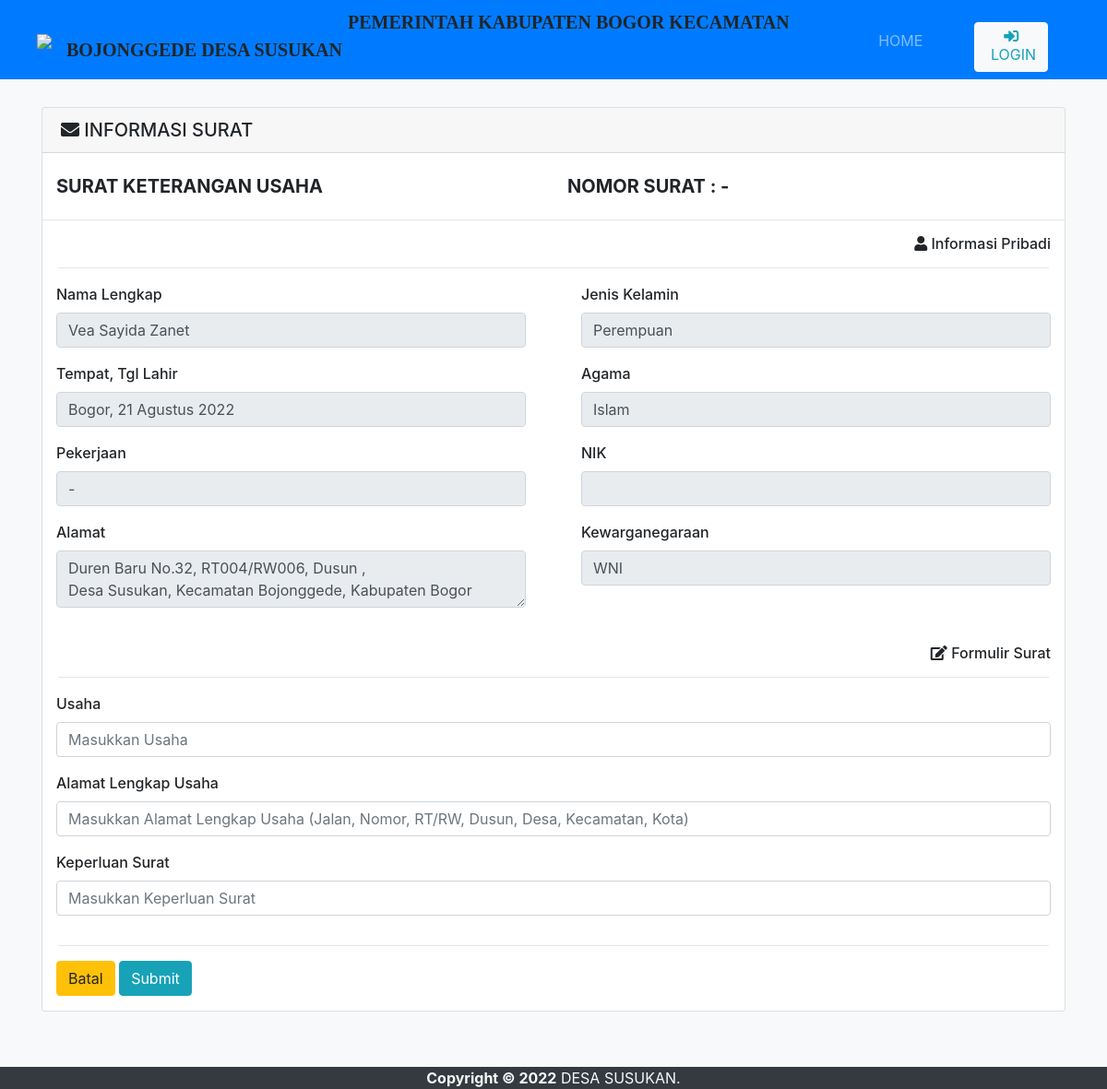
Screenshot of /status/surat_keterangan_usaha/info-surat.php with the database file from the repository.
### tables this page shows
CREATE TABLE `penduduk` (
  `id_penduduk` int(11) NOT NULL,
  `nik` varchar(20) NOT NULL,
  `nama` varchar(100) NOT NULL,
  `tempat_lahir` varchar(50) NOT NULL,
  `tgl_lahir` date NOT NULL,
  `jenis_kelamin` varchar(10) NOT NULL,
  `agama` varchar(15) NOT NULL,
  `jalan` varchar(100) NOT NULL,
  `dusun` varchar(50) NOT NULL,
  `rt` varchar(5) NOT NULL,
  `rw` varchar(5) NOT NULL,
  `desa` varchar(50) NOT NULL,
  `kecamatan` varchar(50) NOT NULL,
  `kota` varchar(50) NOT NULL,
  `no_kk` varchar(20) NOT NULL,
  `pend_kk` varchar(20) NOT NULL,
  `pend_terakhir` varchar(20) NOT NULL,
  `pend_ditempuh` varchar(20) NOT NULL,
  `pekerjaan` varchar(50) NOT NULL,
  `status_perkawinan` varchar(20) NOT NULL,
  `status_dlm_keluarga` varchar(20) NOT NULL,
  `kewarganegaraan` varchar(5) NOT NULL,
  `nama_ayah` varchar(50) NOT NULL,
  `nama_ibu` varchar(50) NOT NULL
);

### status/surat_keterangan_usaha/info-surat.php (the view, shortened to what this page needs)
<?php
	include ('../../config/koneksi.php');
	$nik = $_POST['fnik'];
	$qCekNik = mysqli_query($connect,"SELECT * FROM penduduk WHERE nik = '$nik'");
	$row = mysqli_num_rows($qCekNik);
	if($row > 0){
		$data = mysqli_fetch_assoc($qCekNik);
		if($data['nik']==$nik){
?>
<body class="bg-light">
	<div class="container" style="max-height:cover; padding-top:30px;  padding-bottom:60px; position:relative; min-height: 100%;">
		<div class="row">
			<div class="col-md-12">
				<div class="card">
					<h5 class="card-header"><i class="fas fa-envelope"></i> INFORMASI SURAT</h5>
					<br>
					<div class="container-fluid">
						<div class="row">
							<a class="col-sm-6"><h5><b>SURAT KETERANGAN USAHA</b></h5></a>
							<a class="col-sm-6"><h5><b>NOMOR SURAT : -</b></h5></a>
						</div>
					</div>
					<hr>
					<form method="post" action="simpan-surat.php">
						<h6 class="container-fluid" align="right"><i class="fas fa-user"></i> Informasi Pribadi</h6><hr width="97%">
						<div class="row">
							<div class="col-sm-6">
							    <div class="form-group">
						           	<label class="col-sm-12" style="font-weight: 500;">Nama Lengkap</label>
						           	<div class="col-sm-12">
						               	<input type="text" name="fnama" class="form-control" style="text-transform: capitalize;" value="<?php echo $data['nama']; ?>" readonly>
						           	</div>
						        </div>
							</div>
							<div class="col-sm-6">
							    <div class="form-group">
						           	<label class="col-sm-12" style="font-weight: 500;">Jenis Kelamin</label>
						           	<div class="col-sm-12">
						               	<input type="text" name="fjenis_kelamin" class="form-control" style="text-transform: capitalize;" value="<?php echo $data['jenis_kelamin']; ?>" readonly>
						           	</div>
						        </div>
							</div>
							<div class="col-sm-6">
							    <div class="form-group">
						           	<label class="col-sm-12" style="font-weight: 500;">Tempat, Tgl Lahir</label>
						           	<div class="col-sm-12">
						           		<?php
											$tgl_lhr = date($data['tgl_lahir']);
											$tgl = date('d ', strtotime($tgl_lhr));
											$bln = date('F', strtotime($tgl_lhr));
											$thn = date(' Y', strtotime($tgl_lhr));
											$blnIndo = array(
											    'January' => 'Januari',
											    'February' => 'Februari',
											    'March' => 'Maret',
											    'April' => 'April',
											    'May' => 'Mei',
											    'June' => 'Juni',
											    'July' => 'Juli',
											    'August' => 'Agustus',
											    'September' => 'September',
											    'October' => 'Oktober',
											    'November' => 'November',
											    'December' => 'Desember'
											);
										?>
						               	<input type="text" name="ftempat_tgl_lahir" class="form-control" style="text-transform: capitalize;" value="<?php echo $data['tempat_lahir'], ", ", $tgl . $blnIndo[$bln] . $thn; ?>" readonly>
						           	</div>
						        </div>
							</div>
							<div class="col-sm-6">
							    <div class="form-group">
						           	<label class="col-sm-12" style="font-weight: 500;">Agama</label>
						           	<div class="col-sm-12">
						               	<input type="text" name="fagama" class="form-control" style="text-transform: capitalize;" value="<?php echo $data['agama']; ?>" readonly>
						           	</div>
						        </div>
							</div>
						</div>
						<div class="row">
							<div class="col-sm-6">
							    <div class="form-group">
						           	<label class="col-sm-12" style="font-weight: 500;">Pekerjaan</label>
						           	<div class="col-sm-12">
						               	<input type="text" name="fpekerjaan" class="form-control" style="text-transform: capitalize;" value="<?php echo $data['pekerjaan']; ?>" readonly>
						           	</div>
						        </div>
							</div>
							<div class="col-sm-6">
						      	<div class="form-group">
						           	<label class="col-sm-12" style="font-weight: 500;">NIK</label>
						           	<div class="col-sm-12">
						               	<input type="text" name="fnik" class="form-control" value="<?php echo $data['nik']; ?>" readonly>
						           	</div>
						        </div>
						  	</div>
						  	<div class="col-sm-6">
						      	<div class="form-group">
						           	<label class="col-sm-12" style="font-weight: 500;">Alamat</label>
						           	<div class="col-sm-12">
						               	<textarea type="text" name="falamat" class="form-control" style="text-transform: capitalize;" readonly><?php echo $data['jalan'] . ", RT" . $data['rt'] . "/RW" . $data['rw'] . ", Dusun " . $data['dusun'] . ",\nDesa " . $data['desa'] . ", Kecamatan " . $data['kecamatan'] . ", " . $data['kota']; ?></textarea>
						           	</div>
						        </div>
						  	</div>
							<div class="col-sm-6">
							    <div class="form-group">
						           	<label class="col-sm-12" style="font-weight: 500;">Kewarganegaraan</label>
						           	<div class="col-sm-12">
						               	<input type="text" name="fkewarganegaraan" class="form-control" style="text-transform: uppercase;" value="<?php echo $data['kewarganegaraan']; ?>" readonly>
						           	</div>
						        </div>
							</div>
						</div>
						<br>
						<h6 class="container-fluid" align="right"><i class="fas fa-edit"></i> Formulir Surat</h6><hr width="97%">
						<div class="row">
						  	<div class="col-sm-12">
						  		<div class="form-group">
						           	<label class="col-sm-12" style="font-weight: 500;">Usaha</label>
						           	<div class="col-sm-12">
						               	<input type="text" name="fusaha" class="form-control" style="text-transform: capitalize;" placeholder="Masukkan Usaha" required>
						           	</div>
						        </div>
						        <div class="form-group">
						           	<label class="col-sm-12" style="font-weight: 500;">Alamat Lengkap Usaha</label>
						           	<div class="col-sm-12">
						               	<input type="text" name="falamat_usaha" class="form-control" style="text-transform: capitalize;" placeholder="Masukkan Alamat Lengkap Usaha (Jalan, Nomor, RT/RW, Dusun, Desa, Kecamatan, Kota)" required>
						           	</div>
						        </div>
						      	<div class="form-group">
						           	<label class="col-sm-12" style="font-weight: 500;">Keperluan Surat</label>
						           	<div class="col-sm-12">
						               	<input type="text" name="fkeperluan" class="form-control" style="text-transform: capitalize;" placeholder="Masukkan Keperluan Surat" required>
						           	</div>
						        </div>
						  	</div>
						</div>
						<hr width="97%">
						<div class="container-fluid">
		                	<input type="reset" class="btn btn-warning" value="Batal">
		                	<input type="submit" name="submit" class="btn btn-info" value="Submit">
		              	</div>
					</form>
				</div>
			</div>
		</div>
	</div>
</body>
<?php
		}
	}else{
		header("location:index.php?pesan=gagal");
	}
?>

### rows the page displays
penduduk: fnama "Vea Sayida Zanet", fjenis_kelamin "Perempuan", ftempat_tgl_lahir "Bogor, 21 Agustus 2022", fagama "Islam", fpekerjaan "-", falamat "Duren baru no.32, RT004/RW006, Dusun , Desa Susukan, Kecamatan Bojonggede, Kabupaten Bogor", fkewarganegaraan "WNI"
